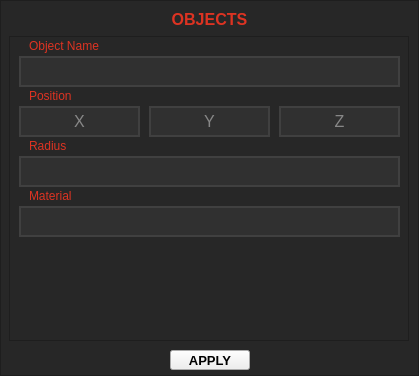
           <widget class="QFrame" name="object_properties">
            <property name="minimumSize">
             <size>
              <width>0</width>
              <height>376</height>
             </size>
            </property>
            <property name="maximumSize">
             <size>
              <width>16777215</width>
              <height>376</height>
             </size>
            </property>
            <property name="styleSheet">
             <string notr="true">QFrame{
background-color: rgb(39, 39, 39);
}</string>
            </property>
            <property name="frameShape">
             <enum>QFrame::StyledPanel</enum>
            </property>
            <property name="frameShadow">
             <enum>QFrame::Raised</enum>
            </property>
            <widget class="QLabel" name="objlabel">
             <property name="geometry">
              <rect>
               <x>9</x>
               <y>9</y>
               <width>401</width>
               <height>21</height>
              </rect>
             </property>
             <property name="maximumSize">
              <size>
               <width>16777215</width>
               <height>21</height>
              </size>
             </property>
             <property name="font">
              <font>
               <family>Segoe UI</family>
               <pointsize>12</pointsize>
              </font>
             </property>
             <property name="styleSheet">
              <string notr="true">color: rgb(221, 51, 34);
</string>
             </property>
             <property name="text">
              <string>&lt;strong&gt;OBJECTS&lt;/strong&gt;</string>
             </property>
             <property name="alignment">
              <set>Qt::AlignCenter</set>
             </property>
            </widget>
            <widget class="QFrame" name="obj_entryfields">
             <property name="geometry">
              <rect>
               <x>9</x>
               <y>36</y>
               <width>400</width>
               <height>305</height>
              </rect>
             </property>
             <property name="styleSheet">
              <string notr="true">QLineEdit{
color: rgb(221, 221, 221);
background-color: rgb(48, 48, 48);
border: 2px solid rgb(64, 64, 64);
}

QLineEdit::focus{
border-color: rgb(221, 51, 34);
}

QLabel{
	background-color: none;
	color: rgb(221, 51, 34);
	font-family: Segoe UI;
}</string>
             </property>
             <property name="frameShape">
              <enum>QFrame::StyledPanel</enum>
             </property>
             <property name="frameShadow">
              <enum>QFrame::Raised</enum>
             </property>
             <widget class="QLineEdit" name="objname">
              <property name="geometry">
               <rect>
                <x>10</x>
                <y>20</y>
                <width>381</width>
                <height>31</height>
               </rect>
              </property>
              <property name="sizePolicy">
               <sizepolicy hsizetype="Expanding" vsizetype="Fixed">
                <horstretch>0</horstretch>
                <verstretch>0</verstretch>
               </sizepolicy>
              </property>
              <property name="font">
               <font>
                <family>Segoe UI</family>
                <pointsize>12</pointsize>
               </font>
              </property>
              <property name="cursor">
               <cursorShape>ArrowCursor</cursorShape>
              </property>
              <property name="styleSheet">
               <string notr="true"/>
              </property>
              <property name="text">
               <string/>
              </property>
              <property name="alignment">
               <set>Qt::AlignCenter</set>
              </property>
              <property name="placeholderText">
               <string/>
              </property>
             </widget>
             <widget class="QLineEdit" name="radius">
              <property name="geometry">
               <rect>
                <x>10</x>
                <y>120</y>
                <width>381</width>
                <height>31</height>
               </rect>
              </property>
              <property name="font">
               <font>
                <family>Segoe UI</family>
                <pointsize>12</pointsize>
               </font>
              </property>
              <property name="cursor">
               <cursorShape>ArrowCursor</cursorShape>
              </property>
              <property name="styleSheet">
               <string notr="true"/>
              </property>
              <property name="text">
               <string/>
              </property>
              <property name="alignment">
               <set>Qt::AlignCenter</set>
              </property>
              <property name="placeholderText">
               <string/>
              </property>
             </widget>
             <widget class="QLineEdit" name="objmat">
              <property name="geometry">
               <rect>
                <x>10</x>
                <y>170</y>
                <width>381</width>
                <height>31</height>
               </rect>
              </property>
              <property name="font">
               <font>
                <family>Segoe UI</family>
                <pointsize>12</pointsize>
               </font>
              </property>
              <property name="cursor">
               <cursorShape>ArrowCursor</cursorShape>
              </property>
              <property name="styleSheet">
               <string notr="true"/>
              </property>
              <property name="text">
               <string/>
              </property>
              <property name="alignment">
               <set>Qt::AlignCenter</set>
              </property>
              <property name="placeholderText">
               <string/>
              </property>
             </widget>
             <widget class="QLineEdit" name="posz">
              <property name="geometry">
               <rect>
                <x>270</x>
                <y>70</y>
                <width>121</width>
                <height>31</height>
               </rect>
              </property>
              <property name="font">
               <font>
                <family>Segoe UI</family>
                <pointsize>12</pointsize>
               </font>
              </property>
              <property name="cursor">
               <cursorShape>ArrowCursor</cursorShape>
              </property>
              <property name="styleSheet">
               <string notr="true"/>
              </property>
              <property name="text">
               <string/>
              </property>
              <property name="alignment">
               <set>Qt::AlignCenter</set>
              </property>
              <property name="placeholderText">
               <string>Z</string>
              </property>
             </widget>
             <widget class="QLineEdit" name="posx">
              <property name="geometry">
               <rect>
                <x>10</x>
                <y>70</y>
                <width>121</width>
                <height>31</height>
               </rect>
              </property>
              <property name="font">
               <font>
                <family>Segoe UI</family>
                <pointsize>12</pointsize>
               </font>
              </property>
              <property name="cursor">
               <cursorShape>ArrowCursor</cursorShape>
              </property>
              <property name="styleSheet">
               <string notr="true"/>
              </property>
              <property name="text">
               <string/>
              </property>
              <property name="alignment">
               <set>Qt::AlignCenter</set>
              </property>
              <property name="placeholderText">
               <string>X</string>
              </property>
             </widget>
             <widget class="QLineEdit" name="posy">
              <property name="geometry">
               <rect>
                <x>140</x>
                <y>70</y>
                <width>121</width>
                <height>31</height>
               </rect>
              </property>
              <property name="font">
               <font>
                <family>Segoe UI</family>
                <pointsize>12</pointsize>
               </font>
              </property>
              <property name="cursor">
               <cursorShape>ArrowCursor</cursorShape>
              </property>
              <property name="styleSheet">
               <string notr="true"/>
              </property>
              <property name="text">
               <string/>
              </property>
              <property name="alignment">
               <set>Qt::AlignCenter</set>
              </property>
              <property name="placeholderText">
               <string>Y</string>
              </property>
             </widget>
             <widget class="QLabel" name="material_label">
              <property name="geometry">
               <rect>
                <x>20</x>
                <y>150</y>
                <width>361</width>
                <height>20</height>
               </rect>
              </property>
              <property name="text">
               <string>Material</string>
              </property>
             </widget>
             <widget class="QLabel" name="radius_label">
              <property name="geometry">
               <rect>
                <x>20</x>
                <y>100</y>
                <width>361</width>
                <height>20</height>
               </rect>
              </property>
              <property name="text">
               <string>Radius</string>
              </property>
             </widget>
             <widget class="QLabel" name="position_label">
              <property name="geometry">
               <rect>
                <x>20</x>
                <y>50</y>
                <width>361</width>
                <height>20</height>
               </rect>
              </property>
              <property name="text">
               <string>Position</string>
              </property>
             </widget>
             <widget class="QLabel" name="objname_label">
              <property name="geometry">
               <rect>
                <x>20</x>
                <y>0</y>
                <width>361</width>
                <height>20</height>
               </rect>
              </property>
              <property name="text">
               <string>Object Name</string>
              </property>
             </widget>
            </widget>
            <widget class="QPushButton" name="applyobj">
             <property name="geometry">
              <rect>
               <x>170</x>
               <y>350</y>
               <width>80</width>
               <height>20</height>
              </rect>
             </property>
             <property name="minimumSize">
              <size>
               <width>80</width>
               <height>20</height>
              </size>
             </property>
             <property name="maximumSize">
              <size>
               <width>80</width>
               <height>20</height>
              </size>
             </property>
             <property name="font">
              <font>
               <family>Segoe UI</family>
               <pointsize>10</pointsize>
               <weight>75</weight>
               <italic>false</italic>
               <bold>true</bold>
              </font>
             </property>
             <property name="focusPolicy">
              <enum>Qt::NoFocus</enum>
             </property>
             <property name="styleSheet">
              <string notr="true"/>
             </property>
             <property name="text">
              <string>APPLY</string>
             </property>
             <property name="shortcut">
              <string>Return</string>
             </property>
            </widget>
           </widget>
